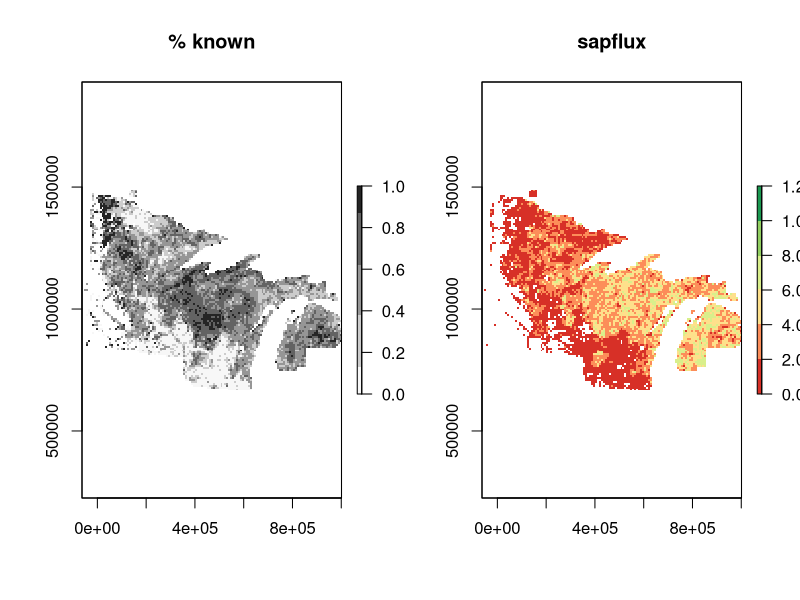

Write the R code that produced this figure. (Note: this script raises an error after producing the figure.)
#Read in pls products
comp.raw<-read.csv('plss_composition_alb_v0.9-10.csv')
dens.raw<-read.csv('plss_density_alb_v0.9-10.csv')
diam.raw<-read.csv('plss_diam_alb_v0.9-10.csv')

#dens from stems/hectare to stems/cell
#assumes 8km / side cells
dens.dat<-dens.raw[,4:32]
dens.stem<-dens.dat*6400 #cells are 64km2. 100ha per km2 * 64. 
dens.stem<-cbind(dens.raw[,1:3], dens.stem)

# #Let's just assume everything is a maple, and all trees have the same avg diameter.
# swa.eachtree<-0.312*diam.raw[4:32]^2.07  #allometry for sugar maple, 0.312*DBH^2.07
# swa.tot<-swa.eachtree*dens.stem[4:32]*0.85 #0.85 is a rough avg of the radial corrections observed
# maple_fluxrate<-((7/12)*8.64e-6)+((5/12)*1.18e-5)  #flux in m/s
# 
# flow.tot<-swa.tot*maple_fluxrate*86400
# flow.cell<-cbind(dens.stem[,1:2], rowSums(flow.tot))
# 
# flow.cell.base<-flow.cell

#Okay now let's assign genus specific flux rates so far as I measured
diam.dat<-diam.raw[4:32]/comp.raw[4:32] #Check this! Makes reasonble values.
swa.eachtree<-data.frame(matrix(dat=NA,nrow(diam.dat),ncol(diam.dat)))
colnames(swa.eachtree)<-colnames(diam.dat)

#Fill in all not-measured species (measured species will replace in following lines)

swa.eachtree<-0.312*diam.dat^2.07 #This is maple for now

#Ash 
RP.sub<-2
swa.eachtree[,RP.sub]<-0.21*diam.dat[,RP.sub]^2.18 #Not sure where this comes from...

#Basswood
swa.eachtree[,3]<-0.77*diam.dat[,22]^1.868 #Actually aspen

#Beech
swa.eachtree[,4]<-0.67*diam.dat[,4]^1.92 #American Beech

#Birch
swa.eachtree[,5]<-1.17*diam.dat[,5]^1.79 #Yellow Birch

#Cedar/Juniper
swa.eachtree[,8]<-(3.14*(0.5*diam.dat[,8])^2)-(3.14*(0.5*(diam.dat[,8]-1.5))^2) #White Cedar

#ALL EVERGREENS ARE HEMLOCK, RIGHT? (Fir, Hemlock, Spruce, Tamarack)
EG.sub<-c(12,14,23,25)
swa.eachtree[,EG.sub]<-4.2568*diam.dat[,EG.sub]^1.37 #Eastern Hemlock

#Maple
SG.sub<-c(16,17)
swa.eachtree[,SG.sub]<-0.312*diam.dat[,SG.sub]^2.07  #Sugar/Red maple combined

#Oak
swa.eachtree[,19]<-3.24*diam.dat[,19]-10.24 #Red oak

#Pine
swa.eachtree[,21]<-10^(-0.221+2.145*log10(diam.dat[,21])-(0.004*35)) #Jack Pine
  
#Poplar
swa.eachtree[,22]<-0.77*diam.dat[,22]^1.868  #Bigtooth Aspen


#Multiply out to all stems in grid cell
swa.tot<-swa.eachtree*dens.stem[4:32]*0.75 #I think the .75 is for radial profile

#Make LUT to make this faster
# fluxrates.lut.old<-data.frame(matrix(NA,7,3))
# colnames(fluxrates.lut.old)<-c('SPP', 'FLUX', 'COL')
# #old
# fluxrates.lut.old$SPP<-c('ACSA','OSVI','BEAL','TSCA','TIAM','FRPE','OTH') 
# fluxrates.lut.old$FLUX<-c(1.05e-5,9.87e-6,9.81e-6,5.7e-6,1.19e-5,1.39e-6,9.81e-6)
# fluxrates.lut.old$COL<-c(17,16,5,14,3,2,NA)

fluxrates.lut<-read.csv('FLUX_LUT.csv')

fluxrates.blakely<-c(1,2,4,6:8,10:13)
fluxrates.use<-fluxrates.lut[fluxrates.blakely,]
fluxrates.lut<-fluxrates.use


flow.tot<-data.frame(matrix(NA, nrow(diam.dat),ncol(diam.dat)))
colnames(flow.tot)<-colnames(diam.dat)

#All maple
flow.tot.basic<-swa.tot*1.05e-05*86400
flow.basic<-cbind(dens.stem[,1:2], rowSums(flow.tot.basic, na.rm=TRUE))
flow.basic[rowSums(dens.dat)<10,3]<-NA

flow.tot[,]<-swa.tot*fluxrates.lut$FLUX[fluxrates.lut$Taxon=='Hardwood']*86400  #Baseline: all things mean of hardwoods
flow.tot[,EG.sub]<-swa.tot[,EG.sub]*fluxrates.lut$FLUX[fluxrates.lut$Taxon=='Evergreen']*86400 #Step 2, evergreens mean of evergreens


# leave.out<-c(4,8)
# fluxrates.lut.test<-fluxrates.lut[fluxrates.lut$COL!=leave.out,]
# fluxrates.lut<-fluxrates.lut.test

for(i in 1:(nrow(fluxrates.lut)-2)){
  flow.tot[,fluxrates.lut$COL[i]]<-swa.tot[,fluxrates.lut$COL[i]]*fluxrates.lut$FLUX[i]*86400
}


flow.cell<-cbind(dens.stem[,1:2], rowSums(flow.tot, na.rm=TRUE))
flow.cell[rowSums(dens.dat)<10,3]<-NA


library(maps)
library(raster)
library(RColorBrewer)

toplot<-flow.cell

quants<-quantile(toplot[,3],c(0.03, 0.97), na.rm=TRUE)

flow.cell.vis<-toplot
bignums<-which(flow.cell.vis[,3]>quants[2])
flow.cell.vis[bignums,3]<-quants[2] #Clip hemlock mountain to max


rast<-rasterFromXYZ(flow.cell)
rast.vis<-rasterFromXYZ(flow.cell.vis)


breaks<-seq(from=quants[1], to=quants[2],length.out=8)
pal<-brewer.pal(6,'RdYlGn')


#Percent actually based on data

goodcols<-sort(c(fluxrates.lut$COL[1:(nrow(fluxrates.lut)-2)],18,20,27))
#(2,3,14,5,16,17,21,22,19,18,20,27)


comp.dat<-comp.raw[4:32]

alltree<-rowSums(dens.stem[4:32])
goodtree<-rowSums(dens.stem[goodcols+3])

#alltree<-rowSums(comp.dat)
#goodtree<-rowSums(comp.dat[goodcols])

knowtree<-goodtree/alltree

knowtree.cell<-cbind(dens.stem[1:2], knowtree)

knowtree.rast<-rasterFromXYZ(knowtree.cell)
pal.know<-brewer.pal(5, 'Greys')


par(mfrow=c(1,2))
plot(knowtree.rast, main='% known', col=pal.know)
plot(rast.vis, breaks=c(0,2e8,4e8,6e8,8e8,1e9,1.2e9), col=pal, main='sapflux')

 for(i in 1:29){
    chg<-which(abs(pctcomp.diff[,i])!=0 )
    fit<-lm(diff.transp[chg,3]~pctcomp.diff[chg,i])
    if(length(chg)<5){
      sig<-999
      r2<-999
    }else{
      sig<-summary(fit)$coefficients[2,4]
      r2<-summary(fit)$r.squared}
  if(sig<0.01& r2>0.01){ #& r2>0.02
    print(paste(colnames(pctcomp.diff)[i], "is significant with r2", r2))
    plot(diff.transp[chg,3]~pctcomp.diff[chg,i], main=colnames(pctcomp.diff)[i])
    int<-unname(fit[[1]][1])
    sl<-unname(fit[[1]][2])
    abline(int,sl,col='red')
    }
  }

#classify trees as early/mid/late, riparian, understory

early<-c(3,5,9,12,22) #5 is birch, could be both early and late
mid<-c(2,15,17,20,23,26,28)
late<-c(4,8,14) #8 is cedar, could be riparian
riparian<-c(1,11,24,25,29)
small<-c(6,7,10,13,16)
dry<-c(19,21)

ear.tree<-rowSums(pctcomp.diff[early])
mid.tree<-rowSums(pctcomp.diff[mid])
late.tree<-rowSums(pctcomp.diff[late])
riparian.tree<-rowSums(pctcomp.diff[riparian])
small.tree<-rowSums(pctcomp.diff[small])
dry.tree<-rowSums(pctcomp.diff[dry])


succ<-cbind(ear.tree,mid.tree,late.tree,riparian.tree,small.tree, dry.tree)
colnames(succ)<-c('early','mid','late','riparian','small','dry' )

for(i in 1:6){
  chg<-which(abs(succ[,i])!=0 )
  fit<-lm(diff.transp[chg,3]~succ[chg,i])
  plot(diff.transp[chg,3]~succ[chg,i], main=colnames(succ)[i], xlim=c(-1,1))
  if(length(chg)<5){
    sig<-999
    r2<-999
  }else{
    sig<-summary(fit)$coefficients[2,4]
    r2<-summary(fit)$r.squared}
  if(sig<0.01&r2>0.01){ #& r2>0.02
    print(paste(colnames(succ)[i], "is significant with r2", r2))
    int<-unname(fit[[1]][1])
    sl<-unname(fit[[1]][2])
    abline(int,sl,col='red')
  }
}


swa.diff<-rowSums(fia.swa, na.rm=TRUE)-rowSums(pls.swa, na.rm=TRUE)
plot(density(swa.diff))
abline(v=0)

mean(swa.diff)/(8000^2)
